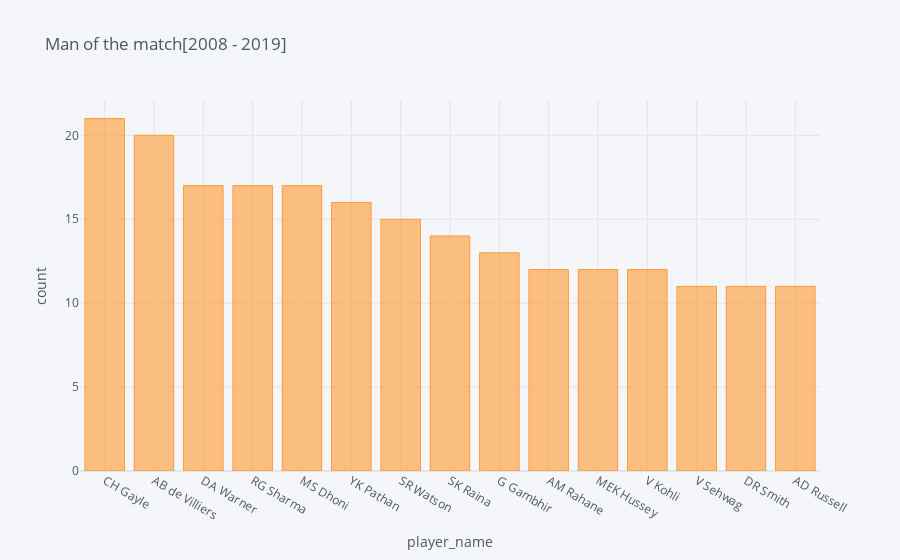

The cell this chart's notebook holds for it:
### Code cell
m_of_m_count.iplot(kind = 'bar' , x = 'player_name' , y = 'count' , title = 'Man of the match[2008 - 2019]' , xTitle = 'player_name' , yTitle = 'count')

### Figure 1 — Plotly figure (JSON) as saved in the notebook; plotly's stock layout.template omitted (floating-point values rounded to 4 significant figures)
{"data": [{"marker": {"color": "rgba(255, 153, 51, 0.6)", "line": {"color": "rgba(255, 153, 51, 1.0)", "width": 1}}, "name": "count", "orientation": "v", "text": "", "type": "bar", "x": ["CH Gayle", "AB de Villiers", "DA Warner", "RG Sharma", "MS Dhoni", "YK Pathan", "SR Watson", "SK Raina", "G Gambhir", "AM Rahane", "MEK Hussey", "V Kohli", "V Sehwag", "DR Smith", "AD Russell"], "y": [21, 20, 17, 17, 17, 16, 15, 14, 13, 12, 12, 12, 11, 11, 11]}], "layout": {"legend": {"bgcolor": "#F5F6F9", "font": {"color": "#4D5663"}}, "paper_bgcolor": "#F5F6F9", "plot_bgcolor": "#F5F6F9", "title": {"font": {"color": "#4D5663"}, "text": "Man of the match[2008 - 2019]"}, "xaxis": {"gridcolor": "#E1E5ED", "showgrid": true, "tickfont": {"color": "#4D5663"}, "title": {"font": {"color": "#4D5663"}, "text": "player_name"}, "zerolinecolor": "#E1E5ED"}, "yaxis": {"gridcolor": "#E1E5ED", "showgrid": true, "tickfont": {"color": "#4D5663"}, "title": {"font": {"color": "#4D5663"}, "text": "count"}, "zerolinecolor": "#E1E5ED"}}}
